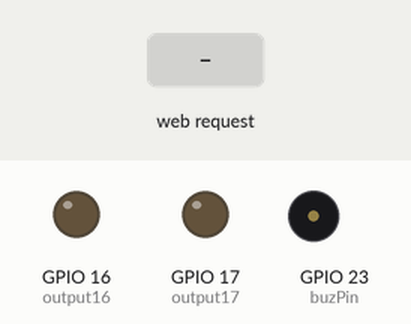
This sketch was run on a simulated ESP32. Shown: output pins drawn as LEDs (lit = HIGH), buzzer (waves = sounding, pin HIGH). Inputs (shaded band) come from the test bench. WiFi joins after 1.5 s; servers stay silent unless stated; the local clock reads 2024-03-15 10:24:30 at power-on unless the sketch sets it; EEPROM starts erased; what the sketch prints to the serial monitor is not drawn.

Above: at 2.7 s.
2.8 s: HTTP request GET /16/on received
At 3.7 s:
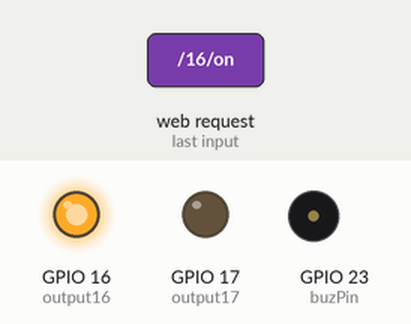
4.3 s: HTTP request GET /17/on received
At 4.8 s:
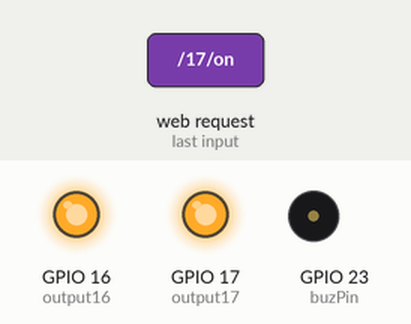
5.8 s: HTTP request GET /16/off received
At 7.0 s:
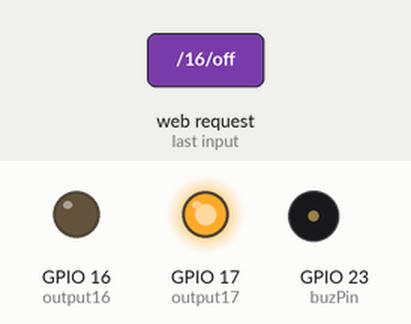
7.3 s: HTTP request GET /17/off received
At 8.3 s:
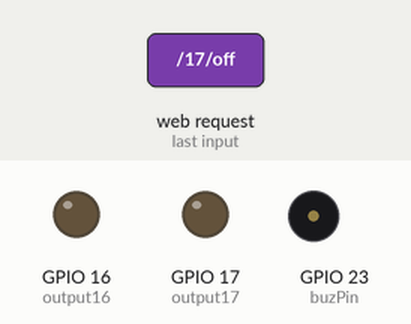
Timing chart, 0 to 9.8 s (numbered marks = the images above; inputs shaded):
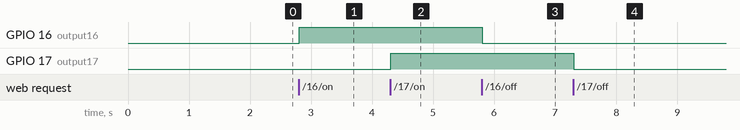

The sketch:

task07-E.ino
```cpp
#include <EEPROM.h>
#include <WiFi.h>
#include "time.h"

// Wi-Fi 설정
const char* ssid = "Galaxy Z Flip4";
const char* password = "1029384756";

WiFiServer server(8888);  // 웹 서버 포트

String header;
String output16State = "off";  // GPIO 16 상태 저장
String output17State = "off";  // GPIO 17 상태 저장

const int output16 = 16;  // LED 제어 핀
const int output17 = 17;
const int buzPin = 23;    // 부저 핀

unsigned long currentTime = millis();
unsigned long previousTime = 0;
const long timeoutTime = 2000;

int alarmHour = -1;  // 알람 시간 저장
int alarmMinute = -1;
bool alarmSet = false;

const char* ntpServer = "pool.ntp.org";  // NTP 서버
const long gmtOffset_sec = 3600 * 9;  // 한국 시간
const int daylightOffset_sec = 0;

// PWM 설정
const int ledChannel = 0;
const int resolution = 10;
const int duty = 128;

// EEPROM 관련 변수
const int maxSize = 100;
int noteCount = 0;
const int signature1 = 0xAA;
const int signature2 = 0x55;

// 음과 지속 시간
int nFrq[] = {262, 277, 294, 311, 330, 349, 370, 392, 415, 440, 466, 494, 523, 0};
int nDur[] = { 2000, 1500, 1000, 750, 500, 375, 250 };

// EEPROM에서 노트 및 지속시간 읽기
void playMusicFromEEPROM() {
  int savedNoteCount = EEPROM.read(2);
  for (int i = 0; i < savedNoteCount; i++) {
    int note = EEPROM.read(3 + i * 2);
    int dur = EEPROM.read(3 + i * 2 + 1);
    if (note != 13) {
      ledcSetup(ledChannel, nFrq[note], resolution);
      ledcWrite(ledChannel, duty);
    } else {
      ledcWrite(ledChannel, 0);
    }
    delay(nDur[dur]);
    ledcWrite(ledChannel, 0);
  }
}

String getLocalTimeString() {
  struct tm timeinfo;
  if (!getLocalTime(&timeinfo)) {
    return "시간을 가져올 수 없습니다.";
  }
  char timeStr[64];
  strftime(timeStr, sizeof(timeStr), "%Y-%m-%d %H:%M:%S", &timeinfo);
  return String(timeStr);
}

// 알람 체크 함수 추가
void checkAlarm() {
  struct tm timeinfo;
  if (getLocalTime(&timeinfo)) {
    if (alarmSet && timeinfo.tm_hour == alarmHour && timeinfo.tm_min == alarmMinute) {
      Serial.println("알람 시간! EEPROM에 저장된 음악 재생.");
      playMusicFromEEPROM();  // 알람 시 EEPROM에 저장된 음악 재생
      alarmSet = false;  // 알람 해제
    }
  }
}

void handleClientRequest(WiFiClient& client) {
  if (header.indexOf("GET /16/on") >= 0) {
    Serial.println("GPIO 16 on");
    output16State = "on";
    digitalWrite(output16, HIGH);
  } else if (header.indexOf("GET /16/off") >= 0) {
    Serial.println("GPIO 16 off");
    output16State = "off";
    digitalWrite(output16, LOW);
  } else if (header.indexOf("GET /17/on") >= 0) {
    Serial.println("GPIO 17 on");
    output17State = "on";
    digitalWrite(output17, HIGH);
  } else if (header.indexOf("GET /17/off") >= 0) {
    Serial.println("GPIO 17 off");
    output17State = "off";
    digitalWrite(output17, LOW);
  } else if (header.indexOf("GET /setAlarm") >= 0) {  // 알람 설정
    String h = header.substring(header.indexOf("hour=") + 5, header.indexOf("&"));
    String m = header.substring(header.indexOf("minute=") + 7, header.indexOf(" HTTP/"));
    alarmHour = h.toInt();
    alarmMinute = m.toInt();
    alarmSet = true;
    Serial.println("알람이 설정되었습니다: " + String(alarmHour) + ":" + String(alarmMinute));
  }
}

void generateWebpage(WiFiClient& client) {
  client.println("<!DOCTYPE html><html>");
  client.println("<head><meta charset=\"UTF-8\">");
  client.println("<meta name=\"viewport\" content=\"width=device-width, initial-scale=1\">");
  client.println("<link rel=\"icon\" href=\"data:,\">");
  client.println("<style>");
  client.println("html { font-family: Helvetica; text-align: center;}");
  client.println(".button { background-color: #4CAF50; border: none; color: white; padding: 16px 40px;");
  client.println("text-decoration: none; font-size: 30px; margin: 10px; cursor: pointer;}");
  client.println(".button2 { background-color: #555555; }");
  client.println(".inputField { font-size: 20px; padding: 10px; margin: 5px; }");
  client.println("form { margin: 20px 0; }");
  client.println("</style>");
  client.println("</head>");
  client.println("<body><h1>ESP32 Control Panel</h1>");

  // 실시간 시간 표시
  client.println("<p>현재 시간: <span id=\"time\">로딩 중...</span></p>");
  client.println("<script>");
  client.println("setInterval(function() {");
  client.println("var xhttp = new XMLHttpRequest();");
  client.println("xhttp.onreadystatechange = function() {");
  client.println("if (this.readyState == 4 && this.status == 200) {");
  client.println("document.getElementById(\"time\").innerHTML = this.responseText;");
  client.println("}");
  client.println("};");
  client.println("xhttp.open(\"GET\", \"/time\", true);");
  client.println("xhttp.send();");
  client.println("}, 1000);");  // 1초마다 시간 업데이트
  client.println("</script>");

  // GPIO 16 상태 표시 및 제어 버튼
  client.println("<p>GPIO 16 - State " + output16State + "</p>");
  if (output16State == "off") {
    client.println("<p><a href=\"/16/on\"><button class=\"button\">ON</button></a></p>");
  } else {
    client.println("<p><a href=\"/16/off\"><button class=\"button button2\">OFF</button></a></p>");
  }

  // GPIO 17 상태 표시 및 제어 버튼
  client.println("<p>GPIO 17 - State " + output17State + "</p>");
  if (output17State == "off") {
    client.println("<p><a href=\"/17/on\"><button class=\"button\">ON</button></a></p>");
  } else {
    client.println("<p><a href=\"/17/off\"><button class=\"button button2\">OFF</button></a></p>");
  }

  // 알람 설정 폼
  client.println("<h2>알람 설정</h2>");
  client.println("<form action=\"/setAlarm\" method=\"GET\">");
  client.println("시간 (24시간 형식): <input class=\"inputField\" type=\"number\" name=\"hour\" min=\"0\" max=\"23\" required>");
  client.println("분: <input class=\"inputField\" type=\"number\" name=\"minute\" min=\"0\" max=\"59\" required>");
  client.println("<br><input type=\"submit\" value=\"알람 설정\" class=\"button\"></form>");

  // 알람 상태 출력
  if (alarmSet) {
    client.println("<p>알람이 설정되었습니다: " + String(alarmHour) + ":" + String(alarmMinute) + "</p>");
  } else {
    client.println("<p>알람이 설정되지 않았습니다.</p>");
  }

  client.println("</body></html>");
}

void setup() {
  Serial.begin(115200);
  EEPROM.begin(512);

  pinMode(output16, OUTPUT);
  pinMode(output17, OUTPUT);
  ledcAttachPin(buzPin, ledChannel);

  digitalWrite(output16, LOW);
  digitalWrite(output17, LOW);

  Serial.print("Connecting to ");
  Serial.println(ssid);
  WiFi.mode(WIFI_STA);
  WiFi.begin(ssid, password);

  while (WiFi.status() != WL_CONNECTED) {
    delay(500);
    Serial.print(".");
  }
  Serial.println("");
  Serial.println("WiFi connected.");
  Serial.println("IP address: ");
  Serial.println(WiFi.localIP());

  configTime(gmtOffset_sec, daylightOffset_sec, ntpServer);  // NTP 서버 설정

  // EEPROM에서 저장된 음악 유효성 확인
  if (EEPROM.read(0) == signature1 && EEPROM.read(1) == signature2) {
    Serial.println("EEPROM에 저장된 유효한 멜로디를 발견했습니다.");
  } else {
    Serial.println("EEPROM에 저장된 유효한 멜로디가 없습니다.");
  }

  server.begin();
}

void loop() {
  checkAlarm();

  WiFiClient client = server.available();
  if (client) {
    Serial.println("New Client.");
    String currentLine = "";
    currentTime = millis();
    previousTime = currentTime;

    while (client.connected() && currentTime - previousTime <= timeoutTime) {
      currentTime = millis();
      if (client.available()) {
        char c = client.read();
        Serial.write(c);
        header += c;

        if (c == '\n') {
          if (currentLine.length() == 0) {
            if (header.indexOf("GET /time") >= 0) {
              client.println("HTTP/1.1 200 OK");
              client.println("Content-type:text/plain");
              client.println("Connection: close");
              client.println();
              client.println(getLocalTimeString());  // 현재 시간 전송
            } else {
              client.println("HTTP/1.1 200 OK");
              client.println("Content-type:text/html");
              client.println("Connection: close");
              client.println();
              handleClientRequest(client);
              generateWebpage(client);
            }
            break;
          } else {
            currentLine = "";
          }
        } else if (c != '\r') {
          currentLine += c;
        }
      }
    }
    header = "";
    client.stop();
    Serial.println("Client disconnected.");
  }
}
```

Measured:
- after the input at 2.8 s, GPIO 16 (output16): LOW → HIGH at once
- after the input at 4.3 s, GPIO 17 (output17): LOW → HIGH at once
- after the input at 5.8 s, GPIO 16 (output16): HIGH → LOW at once
- after the input at 7.3 s, GPIO 17 (output17): HIGH → LOW at once
